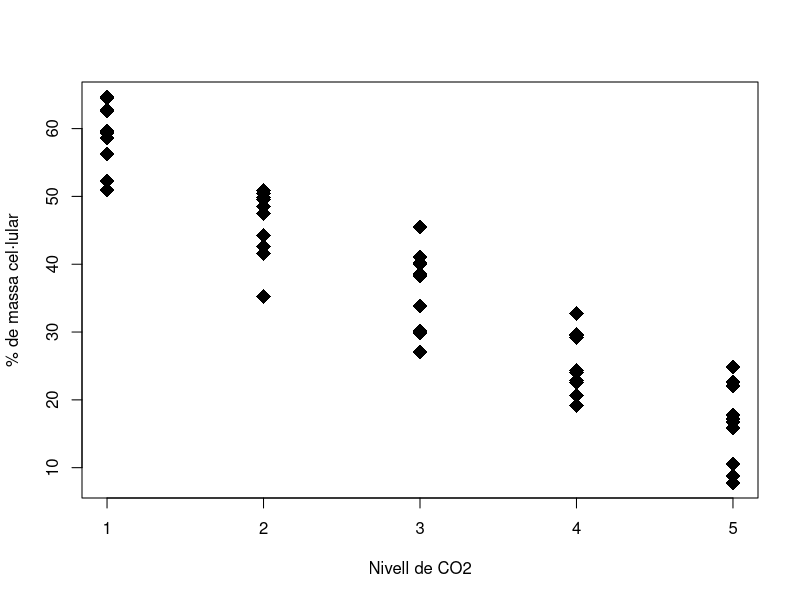
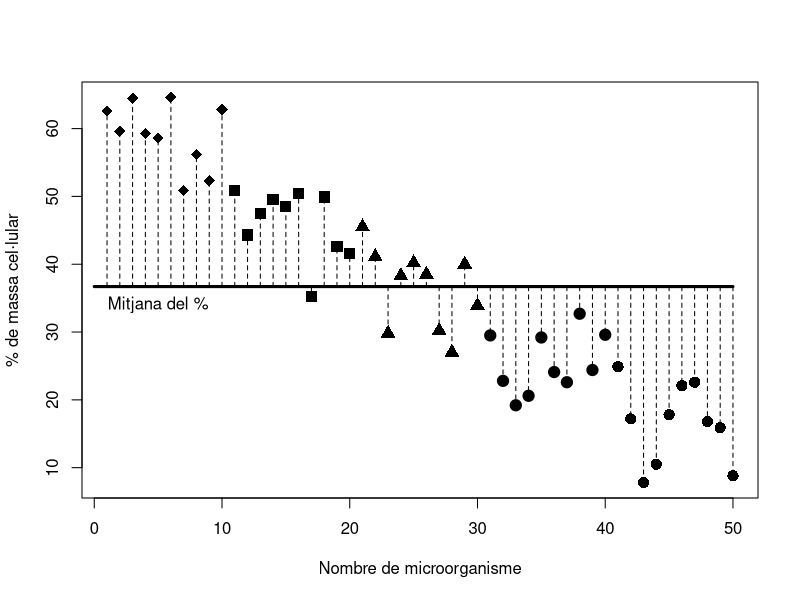
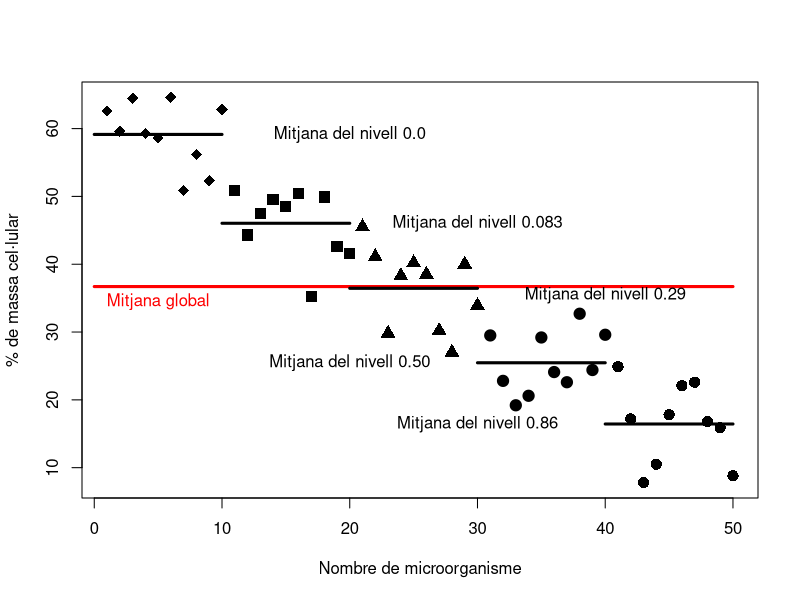

Write R code to recreate these figures, in order.
# Gràfic 1.1

CO2 = matrix(c(62.6,50.9,45.5,29.5,24.9,59.6,44.3,41.1,22.8,17.2,64.5,47.5,29.8,19.2,7.8,59.3,49.5,38.3,20.6,10.5,58.6,48.5,40.2,29.2,17.8,64.6,50.4,38.5,24.1,22.1,50.9,35.2,30.2,22.6,22.6,56.2,49.9,27.0,32.7,16.8,52.3,42.6,40.0,24.4,15.9,62.8,41.6,33.9,29.6,8.8),10,5,byrow=T)
coor_x =matrix(c(rep(1,10),rep(2,10),rep(3,10),rep(4,10),rep(5,10)),10,5)


plot(c(coor_x[,1],coor_x[,2],coor_x[,3],coor_x[,4],coor_x[,5]),c(CO2[,1],CO2[,2],CO2[,3],CO2[,4],CO2[,5]),type="p",pch=18,cex=2,xlab="Nivell de CO2",ylab="% de massa cel·lular")



#Gràfic 1.3.a)

plot(1:50,c(CO2[,1],CO2[,2],CO2[,3],CO2[,4],CO2[,5]),type="p",pch=17,xlab="Nombre de microorganisme",ylab="% de massa cel·lular",cex=0)
points(1:10,CO2[,1],pch=18,cex=1.5)
points(11:20,CO2[,2],pch=15,cex=1.5)
points(21:30,CO2[,3],pch=17,cex=1.5)
points(31:40,CO2[,4],pch=19,cex=1.5)
points(41:50,CO2[,5],pch=16,cex=1.5)
lines(c(0,50),c(mean(CO2),mean(CO2)),lwd=3)
text(5,34,"Mitjana del %")
for (i in 1:10){lines(c(i,i),c(mean(CO2),CO2[i,1]),lty=2)}
for (i in 11:20){lines(c(i,i),c(mean(CO2),CO2[i-10,2]),lty=2)}
for (i in 21:30){lines(c(i,i),c(mean(CO2),CO2[i-20,3]),lty=2)}
for (i in 31:40){lines(c(i,i),c(mean(CO2),CO2[i-30,4]),lty=2)}
for (i in 41:50){lines(c(i,i),c(mean(CO2),CO2[i-40,5]),lty=2)}


#Gràfic 1.3.b


plot(1:50,c(CO2[,1],CO2[,2],CO2[,3],CO2[,4],CO2[,5]),type="p",pch=17,xlab="Nombre de microorganisme",ylab="% de massa cel·lular",cex=0)
points(1:10,CO2[,1],pch=18,cex=1.5)
points(11:20,CO2[,2],pch=15,cex=1.5)
points(21:30,CO2[,3],pch=17,cex=1.5)
points(31:40,CO2[,4],pch=19,cex=1.5)
points(41:50,CO2[,5],pch=16,cex=1.5)

lines(c(0,50),c(mean(CO2),mean(CO2)),lwd=3,col="red")
text(5,mean(CO2[,3]-2),"Mitjana global",col="red")

for (i in 1:5){lines(c(0+10*(i-1),10*i),c(mean(CO2[,i]),mean(CO2[,i])),lwd=3)}
text(20,mean(CO2[,1]),"Mitjana del nivell 0.0")
text(30,mean(CO2[,2]),"Mitjana del nivell 0.083")
text(40,mean(CO2[,3]-1),"Mitjana del nivell 0.29")
text(20,mean(CO2[,4]),"Mitjana del nivell 0.50")
text(30,mean(CO2[,5]),"Mitjana del nivell 0.86")


